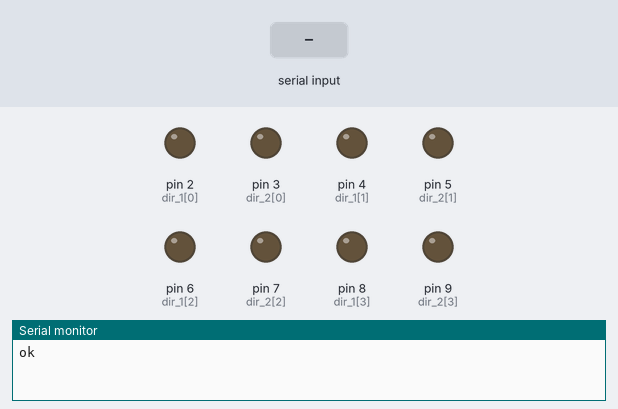
A sketch run on a simulated Arduino Uno, built with avr-gcc and run on an emulated ATmega328P. On the bench: output pins drawn as LEDs (lit = HIGH), the last lines printed to the serial monitor. Inputs (shaded band) come from the test bench.

Above: at 1.2 s.
1.3 s: byte 30 received over Serial
At 2.2 s:
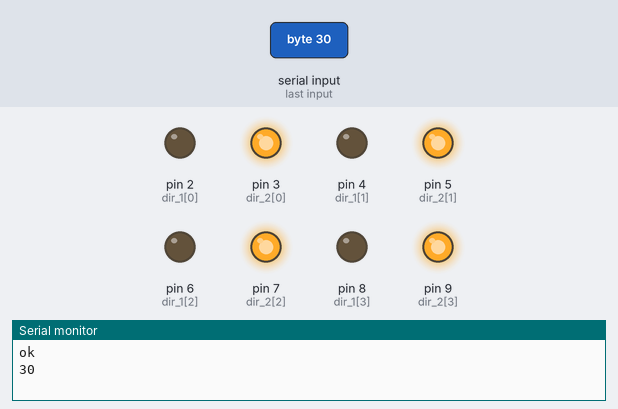
Timing chart, 0 to 4.3 s (numbered marks = the images above; inputs shaded):
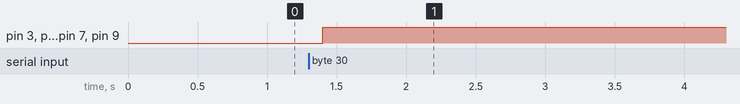

Measured:
- after the input at 1.3 s, pin 3 (dir_2[0]), pin 5 (dir_2[1]), pin 7 (dir_2[2]), pin 9 (dir_2[3]): LOW → HIGH after 0.10 s

The sketch:

sketch_aug31a.ino
```cpp
int dir_1[4]={2,4,6,8}; //{avanti dx, avanti sx, dietro dx,dietro sx}
int dir_2[4]={3,5,7,9};
int i=0;
void setup() {

  //COMUNICAZIONE SERIALE
  Serial.begin(9600); //imposta la velocità di comunicazione in bit al secondo
  Serial.println("ok"); // verifica che la comunicazione è stata iniziallizata

  //CONTROLLO RUOTE
      for(i=0;i<4;i++){
       pinMode(dir_1[i], OUTPUT);
       pinMode(dir_2[i], OUTPUT);
       }
     for(i=0;i<4;i++){
       digitalWrite(dir_1[i], LOW);
       digitalWrite(dir_2[i], LOW);
       }
  }


void loop() {

  if(Serial.available()){ // sta arrivando un dato
    int a=Serial.read();
         Serial.println(a);

      if (a=0){ //COMANDO FERMA
          for(i=0;i<4;i++){
             digitalWrite(dir_1[i], LOW);
             digitalWrite(dir_2[i], LOW);
         }
      }

     if (a=1){ //COMANDO AVANTI
          for(i=0;i<4;i++){
             digitalWrite(dir_1[i], HIGH);
             digitalWrite(dir_2[i], LOW);
         }
      }

     if (a=2){ //COMANDO DESTRA
          for(i=1;i<4;i=i+2){ // solo le ruote di sinitra devono andare avanti quindi chiamo solo il secondo e il quarto elemento del arrari (pin ruote di sinitra)
             digitalWrite(dir_1[i], HIGH);
             digitalWrite(dir_2[i], LOW);
         }

         for(i=0;i<4;i=i+2){ // blocco le ruote di destra
             digitalWrite(dir_1[i], LOW);
             digitalWrite(dir_2[i], LOW);
         }
      }

     if (a=3){ //COMANDO INDIETRO
          for(i=0;i<4;i++){
             digitalWrite(dir_1[i], LOW);
             digitalWrite(dir_2[i], HIGH);
         }
      }

     if (a=0){ //COMANDO SINISTRA
          for(i=0;i<4;i=i+2){ // opposto di comando destra
             digitalWrite(dir_1[i], HIGH);
             digitalWrite(dir_2[i], LOW);
         }

         for(i=1;i<4;i=i+2){ // blocco le ruote di sisnitra
             digitalWrite(dir_1[i], LOW);
             digitalWrite(dir_2[i], LOW);
         }
      }
  }

delay(100);

}
```
